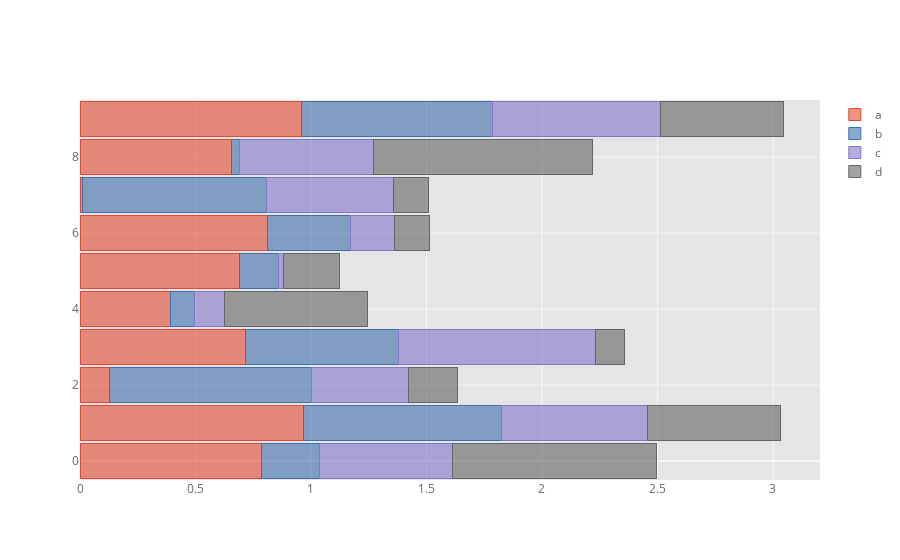

The cell this chart's notebook holds for it:
### Markdown cell above
To get horizontal bar plots, pass `kind='barh'`

### Code cell
df.iplot(kind='barh',barmode='stack',bargap=.1)

### Figure 1 — Plotly figure (JSON) as saved in the notebook; plotly's stock layout.template omitted (floating-point values rounded to 4 significant figures)
{"data": [{"marker": {"color": "rgba(226, 74, 51, 0.6)", "line": {"color": "rgba(226, 74, 51, 1.0)", "width": 1}}, "name": "a", "orientation": "h", "text": "", "type": "bar", "x": [0.7858, 0.9664, 0.1275, 0.715, 0.3911, 0.6887, 0.8102, 0.01009, 0.6577, 0.9599], "y": [0, 1, 2, 3, 4, 5, 6, 7, 8, 9]}, {"marker": {"color": "rgba(62, 111, 176, 0.6)", "line": {"color": "rgba(62, 111, 176, 1.0)", "width": 1}}, "name": "b", "orientation": "h", "text": "", "type": "bar", "x": [0.2496, 0.8564, 0.8747, 0.666, 0.1044, 0.1708, 0.3629, 0.7976, 0.03261, 0.8251], "y": [0, 1, 2, 3, 4, 5, 6, 7, 8, 9]}, {"marker": {"color": "rgba(132, 118, 202, 0.6)", "line": {"color": "rgba(132, 118, 202, 1.0)", "width": 1}}, "name": "c", "orientation": "h", "text": "", "type": "bar", "x": [0.5752, 0.6351, 0.4219, 0.8495, 0.1318, 0.02177, 0.188, 0.5493, 0.5789, 0.7296], "y": [0, 1, 2, 3, 4, 5, 6, 7, 8, 9]}, {"marker": {"color": "rgba(101, 101, 101, 0.6)", "line": {"color": "rgba(101, 101, 101, 1.0)", "width": 1}}, "name": "d", "orientation": "h", "text": "", "type": "bar", "x": [0.8841, 0.5737, 0.2087, 0.1286, 0.6171, 0.2433, 0.1522, 0.1511, 0.9475, 0.5288], "y": [0, 1, 2, 3, 4, 5, 6, 7, 8, 9]}], "layout": {"bargap": 0.1, "barmode": "stack", "legend": {"bgcolor": "#FFFFFF", "font": {"color": "#666666"}, "traceorder": "normal"}, "paper_bgcolor": "#FFFFFF", "plot_bgcolor": "#E5E5E5", "title": {"font": {"color": "#151516"}}, "xaxis": {"gridcolor": "#F6F6F6", "showgrid": true, "tickfont": {"color": "#666666"}, "title": {"font": {"color": "#666666"}, "text": ""}, "zerolinecolor": "#F6F6F6"}, "yaxis": {"gridcolor": "#F6F6F6", "showgrid": true, "tickfont": {"color": "#666666"}, "title": {"font": {"color": "#666666"}, "text": ""}, "zerolinecolor": "#F6F6F6"}}}
